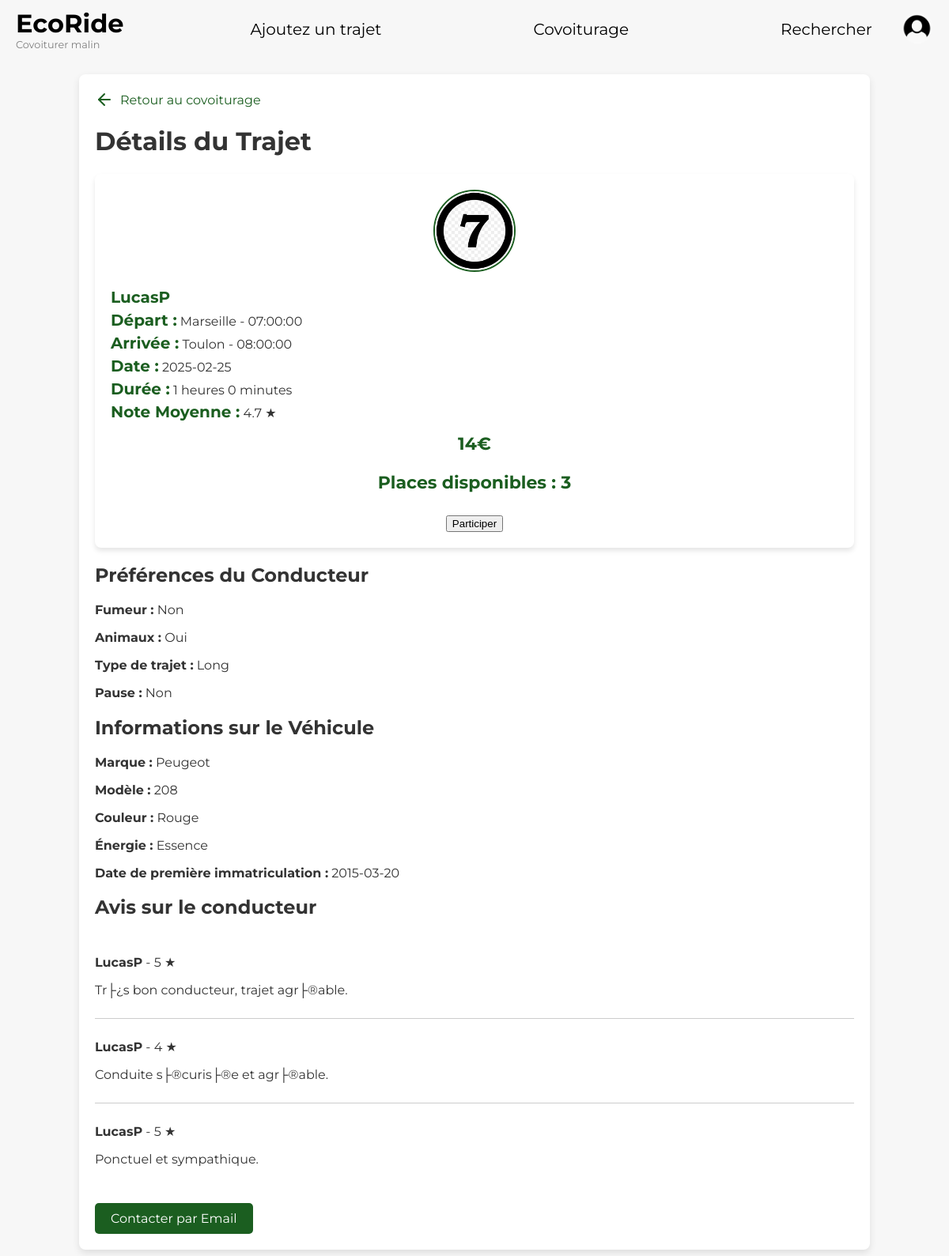
The app's page /php/details_voyage.php?id=111 with its own data.
### tables this page shows
CREATE TABLE `covoiturage` (
  `id_covoiturage` int(11) NOT NULL AUTO_INCREMENT,
  `date_depart` date NOT NULL,
  `heure_depart` time NOT NULL,
  `lieu_depart` varchar(50) NOT NULL,
  `date_arrivee` date NOT NULL,
  `heure_arrivee` time NOT NULL,
  `lieu_arrivee` varchar(50) NOT NULL,
  `statut` varchar(50) DEFAULT NULL,
  `nb_place` int(11) DEFAULT NULL,
  `prix_par_personne` float DEFAULT NULL,
  `id_voiture` int(11) NOT NULL,
  `id_utilisateur` int(11) NOT NULL,
  PRIMARY KEY (`id_covoiturage`),
  KEY `id_voiture` (`id_voiture`),
  KEY `covoiturage_ibfk_2_new` (`id_utilisateur`),
  CONSTRAINT `covoiturage_ibfk_1` FOREIGN KEY (`id_voiture`) REFERENCES `voiture` (`id_voiture`) ON DELETE CASCADE,
  CONSTRAINT `covoiturage_ibfk_2_new` FOREIGN KEY (`id_utilisateur`) REFERENCES `utilisateur` (`id_utilisateur`) ON DELETE CASCADE
);

CREATE TABLE `utilisateur` (
  `id_utilisateur` int(11) NOT NULL AUTO_INCREMENT,
  `nom` varchar(50) NOT NULL,
  `prenom` varchar(50) NOT NULL,
  `email` varchar(50) NOT NULL,
  `telephone` varchar(50) DEFAULT NULL,
  `adresse` varchar(50) DEFAULT NULL,
  `date_naissance` date DEFAULT NULL,
  `photo` blob DEFAULT NULL,
  `pseudo` varchar(50) NOT NULL,
  `id_role` int(11) NOT NULL,
  `mot_de_passe` varchar(255) NOT NULL,
  `role` enum('utilisateur','employe') NOT NULL DEFAULT 'utilisateur',
  PRIMARY KEY (`id_utilisateur`),
  UNIQUE KEY `email` (`email`),
  UNIQUE KEY `pseudo` (`pseudo`),
  KEY `utilisateur_ibfk_2_new` (`id_role`),
  CONSTRAINT `utilisateur_ibfk_2_new` FOREIGN KEY (`id_role`) REFERENCES `role` (`id_role`) ON DELETE CASCADE
);

CREATE TABLE `marque` (
  `id_marque` int(11) NOT NULL AUTO_INCREMENT,
  `libelle` varchar(50) NOT NULL,
  PRIMARY KEY (`id_marque`)
);

CREATE TABLE `voiture` (
  `id_voiture` int(11) NOT NULL AUTO_INCREMENT,
  `modele` varchar(50) NOT NULL,
  `immatriculation` varchar(50) NOT NULL,
  `energie` varchar(50) DEFAULT NULL,
  `couleur` varchar(50) DEFAULT NULL,
  `date_premiere_immatriculation` date DEFAULT NULL,
  `id_marque` int(11) NOT NULL,
  `id_utilisateur` int(11) NOT NULL,
  PRIMARY KEY (`id_voiture`),
  UNIQUE KEY `immatriculation` (`immatriculation`),
  KEY `id_marque` (`id_marque`),
  KEY `voiture_ibfk_2_new` (`id_utilisateur`),
  CONSTRAINT `voiture_ibfk_1` FOREIGN KEY (`id_marque`) REFERENCES `marque` (`id_marque`) ON DELETE CASCADE,
  CONSTRAINT `voiture_ibfk_2_new` FOREIGN KEY (`id_utilisateur`) REFERENCES `utilisateur` (`id_utilisateur`) ON DELETE CASCADE
);

CREATE TABLE `avis` (
  `id_avis` int(11) NOT NULL AUTO_INCREMENT,
  `id_auteur` int(11) NOT NULL,
  `commentaire` varchar(255) DEFAULT NULL,
  `note` int(11) DEFAULT NULL CHECK (`note` between 1 and 5),
  `statut` varchar(50) DEFAULT NULL,
  `id_utilisateur` int(11) NOT NULL,
  `id_conducteur` int(11) NOT NULL,
  `id_covoiturage` int(11) NOT NULL,
  PRIMARY KEY (`id_avis`),
  KEY `id_utilisateur` (`id_utilisateur`),
  KEY `id_conducteur` (`id_conducteur`),
  KEY `id_covoiturage` (`id_covoiturage`),
  KEY `avis_ibfk_4` (`id_auteur`),
  CONSTRAINT `avis_ibfk_1` FOREIGN KEY (`id_utilisateur`) REFERENCES `utilisateur` (`id_utilisateur`) ON DELETE CASCADE,
  CONSTRAINT `avis_ibfk_2` FOREIGN KEY (`id_covoiturage`) REFERENCES `covoiturage` (`id_covoiturage`) ON DELETE CASCADE,
  CONSTRAINT `avis_ibfk_3_new` FOREIGN KEY (`id_conducteur`) REFERENCES `conducteur` (`id_conducteur`) ON DELETE CASCADE,
  CONSTRAINT `avis_ibfk_4` FOREIGN KEY (`id_auteur`) REFERENCES `utilisateur` (`id_utilisateur`) ON DELETE CASCADE,
  CONSTRAINT `avis_ibfk_5` FOREIGN KEY (`id_conducteur`) REFERENCES `utilisateur` (`id_utilisateur`) ON DELETE CASCADE
);

### php/details_voyage.php (the view, shortened to what this page needs)
<?php
include './database.php';
$id_covoiturage = intval($_GET['id']);
$query = "SELECT c.*, u.pseudo, u.email, u.photo,
                    p.fumeur, p.animaux, p.trajets, p.pause,
                    (SELECT AVG(a.note) FROM Avis a WHERE a.id_utilisateur = u.id_utilisateur) AS note_moyenne,
                    v.modele, v.couleur, v.energie, v.date_premiere_immatriculation, m.libelle AS marque
            FROM Covoiturage c
            JOIN Utilisateur u ON c.id_utilisateur = u.id_utilisateur
            LEFT JOIN Preferences p ON u.id_utilisateur = p.id_utilisateur
            JOIN Voiture v ON c.id_voiture = v.id_voiture
            JOIN Marque m ON v.id_marque = m.id_marque
            WHERE c.id_covoiturage = ?";
$stmt = $pdo->prepare($query);
$stmt->execute([$id_covoiturage]);
$trajet = $stmt->fetch(PDO::FETCH_ASSOC);
$id_conducteur = $trajet['id_utilisateur'];
$queryAvis = "SELECT a.commentaire, a.note, u.pseudo AS auteur
            FROM Avis a
            JOIN Utilisateur u ON a.id_auteur = u.id_utilisateur
            WHERE a.id_utilisateur = ?";
$stmtAvis = $pdo->prepare($queryAvis);
$stmtAvis->execute([$id_conducteur]);
$avis = $stmtAvis->fetchAll(PDO::FETCH_ASSOC);
?>
<!DOCTYPE html>
<html lang="fr">
<head>
    <link rel="stylesheet" href="../css/styles.css">
    <link rel="stylesheet" href="../css/covoiturage.css">
</head>
<body class="covoiturage-body">
<?php include 'header.php'; ?>
<div class="covoiturage-container">
    <a href="covoiturage.php" class="back-link">
        <svg xmlns="http://www.w3.org/2000/svg" width="24" height="24" viewBox="0 0 24 24" fill="none" stroke="currentColor" stroke-width="2" stroke-linecap="round" stroke-linejoin="round" class="feather feather-arrow-left"><line x1="19" y1="12" x2="5" y2="12"></line><polyline points="12 19 5 12 12 5"></polyline></svg>
        Retour au covoiturage
    </a>
    <h1>Détails du Trajet</h1>
    <div class="covoiturage-result">
        <div class="covoiturage-result-left">
            <img src="../assets/<?= htmlspecialchars($trajet['photo']) ?>" alt="Conducteur">
        </div>
        <div class="covoiturage-result-details">
            <a href="./users_fiche.php?user=<?= htmlspecialchars($trajet['pseudo']) ?>" class="profile-link"><strong><?= htmlspecialchars($trajet['pseudo']) ?></strong></a>
            <p><strong>Départ :</strong> <?= htmlspecialchars($trajet['lieu_depart']) ?> - <?= htmlspecialchars($trajet['heure_depart']) ?></p>
            <p><strong>Arrivée :</strong> <?= htmlspecialchars($trajet['lieu_arrivee']) ?> - <?= htmlspecialchars($trajet['heure_arrivee']) ?></p>
            <p><strong>Date :</strong> <?= htmlspecialchars($trajet['date_depart']) ?></p>
            <p><strong>Durée :</strong> <?= calculateDuration($trajet['date_depart'], $trajet['heure_depart'], $trajet['date_arrivee'], $trajet['heure_arrivee']) ?></p>
            <p><strong>Note Moyenne :</strong> <?= number_format($trajet['note_moyenne'], 1) ?> ★</p>
        </div>
        <div class="covoiturage-result-price">
            <span><?= htmlspecialchars($trajet['prix_par_personne']) ?>€</span>
            <p>Places disponibles : <?= htmlspecialchars($trajet['nb_place']) ?></p>
            <?php if ($trajet['nb_place'] > 0): ?>
                <button onclick="openModal()">Participer</button>
            <?php endif; ?>
        </div>
    </div>
    <h2>Préférences du Conducteur</h2>
    <div class="preferences">
        <p><strong>Fumeur :</strong> <?= htmlspecialchars($trajet['fumeur']) ?></p>
        <p><strong>Animaux :</strong> <?= htmlspecialchars($trajet['animaux']) ?></p>
        <p><strong>Type de trajet :</strong> <?= htmlspecialchars($trajet['trajets']) ?></p>
        <p><strong>Pause :</strong> <?= htmlspecialchars($trajet['pause']) ?></p>
    </div>
    <h2>Informations sur le Véhicule</h2>
    <div class="vehicle-details">
        <p><strong>Marque :</strong> <?= htmlspecialchars($trajet['marque']) ?></p>
        <p><strong>Modèle :</strong> <?= htmlspecialchars($trajet['modele']) ?></p>
        <p><strong>Couleur :</strong> <?= htmlspecialchars($trajet['couleur']) ?></p>
        <p><strong>Énergie :</strong> <?= htmlspecialchars($trajet['energie']) ?></p>
        <p><strong>Date de première immatriculation :</strong> <?= htmlspecialchars($trajet['date_premiere_immatriculation']) ?></p>
    </div>
    <h2>Avis sur le conducteur</h2>
    <div class="avis">
        <?php if (empty($avis)): ?>
            <p>Aucun avis disponible.</p>
        <?php else: ?>
            <?php foreach ($avis as $a): ?>
                <div class="avis-item">
                    <p><strong><?= htmlspecialchars($a['auteur']) ?></strong> - <?= htmlspecialchars($a['note']) ?> ★</p>
                    <p><?= htmlspecialchars($a['commentaire']) ?></p>
                </div>
            <?php endforeach; ?>
        <?php endif; ?>
    </div>
    <a href="mailto:<?= htmlspecialchars($trajet['email']) ?>" class="contact-button">Contacter par Email</a>
</div>
</body>
</html>
<?php
function calculateDuration($dateDepart, $heureDepart, $dateArrivee, $heureArrivee) {
    $depart = new DateTime("$dateDepart $heureDepart");
    $arrivee = new DateTime("$dateArrivee $heureArrivee");
    $diff = $depart->diff($arrivee);
    return $diff->format('%h heures %i minutes');
}
?>

### css/styles.css (style rules this page uses)
body { font-family: 'Montserrat', sans-serif; margin: 0; padding: 0; background-color: #ffffff; color: #333; }

### css/covoiturage.css (style rules this page uses)
body.covoiturage-body { font-family: 'Montserrat', sans-serif; background-color: #f7f7f7; margin: 0; padding: 0; color: #333; }
.covoiturage-container { width: 80%; max-width: 1200px; margin: 20px auto; background: #fff; padding: 20px; border-radius: 8px; box-shadow: 0 4px 10px rgba(0, 0, 0, 0.1); }
.covoiturage-result { display: flex; flex-direction: column; background: white; padding: 20px; border-radius: 8px; box-shadow: 0 4px 6px rgba(0, 0, 0, 0.1); align-items: center; transition: transform 0.2s ease-in-out; }
.covoiturage-result-details { flex: 1; font-size: 16px; text-align: left; width: 100%; }
.covoiturage-result-details strong { font-size: 20px; color: #1b5e20; }
.covoiturage-result-price { font-size: 22px; color: #1b5e20; font-weight: bold; text-align: center; padding-top: 10px; }
.covoiturage-result-left { display: flex; flex-direction: column; align-items: center; margin-bottom: 20px; }
.covoiturage-result-left img { width: 100px; height: 100px; border-radius: 50%; border: 2px solid #1b5e20; }
.covoiturage-result-details p { margin: 5px 0; }
.covoiturage-result-details a.profile-link { color: #1b5e20; text-decoration: none; font-weight: bold; }
.contact-button { display: inline-block; padding: 10px 20px; background-color: #1b5e20; color: white; border: none; border-radius: 5px; text-decoration: none; text-align: center; cursor: pointer; margin-top: 20px; }

### php/details_voyage.php (style rules this page uses)
.back-link { display: flex; align-items: center; margin-bottom: 20px; text-decoration: none; color: #1b5e20; }
.back-link svg { margin-right: 8px; }
.avis { margin-top: 20px; }
.avis-item { border-bottom: 1px solid #ccc; padding: 10px 0; }
.avis-item:last-child { border-bottom: none; }

### records on screen
covoiturage: id_utilisateur.photo (picture), id_utilisateur.pseudo "LucasP", lieu_depart "Marseille", heure_depart "07:00:00", lieu_arrivee "Toulon", heure_arrivee "08:00:00", date_depart "2025-02-25", date_depart+heure_depart+date_arrivee "1 heures 0 minutes", prix_par_personne "14", nb_place "3", marque.libelle "Peugeot", id_voiture.modele "208", id_voiture.couleur "Rouge", id_voiture.energie "Essence", id_voiture.date_premiere_immatriculation "2015-03-20"
avis: id_utilisateur.pseudo "LucasP", note "5", commentaire "Tr├¿s bon conducteur, trajet agr├®able."
avis: id_utilisateur.pseudo "LucasP", note "4", commentaire "Conduite s├®curis├®e et agr├®able."
avis: id_utilisateur.pseudo "LucasP", note "5", commentaire "Ponctuel et sympathique."

### other values on screen
$trajet['note_moyenne'] "4.7"
$trajet['fumeur'] "Non"
$trajet['animaux'] "Oui"
$trajet['trajets'] "Long"
$trajet['pause'] "Non"
